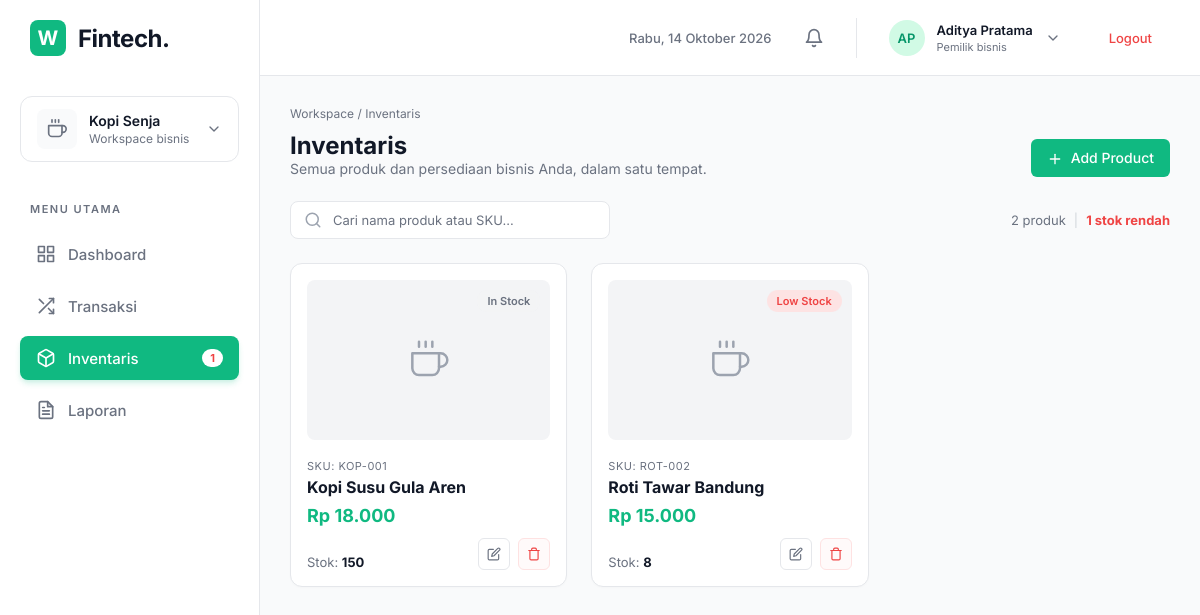
The page /inventaris.php (signed in) on the database its author committed.
### tables this page shows
CREATE TABLE `inventaris` (
  `id` int(11) NOT NULL,
  `sku` varchar(20) NOT NULL,
  `nama_produk` varchar(100) NOT NULL,
  `harga` decimal(15,2) NOT NULL,
  `stok` int(11) NOT NULL
);

### inventaris.php (the view, shortened to what this page needs)
<?php include 'koneksi.php';
$search_query = isset($_GET['search']) ? $conn->real_escape_string($_GET['search']) : '';
$where_sql = "";
$res = $conn->query("SELECT * FROM inventaris $where_sql ORDER BY id ASC");
$total_produk = $res->num_rows;
$q_low = $conn->query("SELECT COUNT(*) as low_count FROM inventaris $where_sql " . ($where_sql == "" ? "WHERE" : "AND") . " stok < 10");
$low_stock_count_tampil = $q_low->fetch_assoc()['low_count'];
?>
<!DOCTYPE html>
<html lang="id">
<head>
    <link rel="stylesheet" href="style.css?v=<?= time(); ?>">
</head>
<body>
    <div class="app-layout">
        <?php include 'sidebar.php'; ?>
        <main class="main-content">
            <?php include 'header.php'; ?>
            <div class="content-body">
                <div class="breadcrumb">Workspace / Inventaris</div>
                <div class="page-header" style="margin-bottom: 24px;">
                    <div>
                        <h1>Inventaris</h1>
                        <p class="text-muted">Semua produk dan persediaan bisnis Anda, dalam satu tempat.</p>
                    </div>
                    <button class="btn-primary" onclick="document.getElementById('modalAddProduct').style.display='flex'">
                        <svg width="16" height="16" viewBox="0 0 24 24" fill="none" stroke="currentColor" stroke-width="2" stroke-linecap="round" stroke-linejoin="round" style="margin-right:4px; vertical-align:middle;"><line x1="12" y1="5" x2="12" y2="19"></line><line x1="5" y1="12" x2="19" y2="12"></line></svg>
                        Add Product
                    </button>
                </div>
                <form method="GET" action="inventaris.php" id="searchForm">
                    <div class="inventory-toolbar">
                        <div class="search-box">
                            <input type="text" name="search" placeholder="Cari nama produk atau SKU..." value="<?= htmlspecialchars($search_query) ?>" onchange="document.getElementById('searchForm').submit();">
                        </div>
                        <div class="inventory-stats">
                            <span class="text-muted"><?= $total_produk ?> produk</span>
                            <span style="color: #d1d5db;">|</span>
                            <span class="text-red font-bold"><?= $low_stock_count_tampil ?> stok rendah</span>
                        </div>
                    </div>
                </form>
                <div class="inventory-grid">
                    <?php
                    if ($total_produk > 0) {
                        while($row = $res->fetch_assoc()):
                            $isLow = $row['stok'] < 10;
                            $badgeHTML = $isLow ? '<span class="img-badge badge-red">Low Stock</span>' : '<span class="img-badge badge-gray">In Stock</span>';
                    ?>
                    <div class="card product-card">
                        <div class="product-img">
                            <?= $badgeHTML ?>
                            <div class="img-placeholder">
                            </div>
                        </div>
                        <div class="product-info">
                            <span class="text-muted" style="font-size:11px; text-transform:uppercase; letter-spacing: 0.5px;">SKU: <?= $row['sku'] ?></span>
                            <h3 style="font-size:16px; margin: 4px 0 8px 0; color: var(--text-main);"><?= htmlspecialchars($row['nama_produk']) ?></h3>
                            <h2 style="font-size:18px; color: var(--primary); margin:0;">Rp <?= number_format($row['harga'], 0, ',', '.') ?></h2>
                            <div class="product-bottom">
                                <span class="text-muted" style="font-size:13px;">Stok: <strong style="color:var(--text-main);"><?= $row['stok'] ?></strong></span>
                                <div class="action-buttons">
                                    <button type="button" class="btn-icon outline-icon" onclick="openEditProductModal('<?= $row['id'] ?>', '<?= $row['sku'] ?>', '<?= htmlspecialchars($row['nama_produk'], ENT_QUOTES) ?>', '<?= $row['harga'] ?>', '<?= $row['stok'] ?>')" title="Edit">
                                        <svg width="14" height="14" viewBox="0 0 24 24" fill="none" stroke="currentColor" stroke-width="2" stroke-linecap="round" stroke-linejoin="round"><path d="M11 4H4a2 2 0 0 0-2 2v14a2 2 0 0 0 2 2h14a2 2 0 0 0 2-2v-7"></path><path d="M18.5 2.5a2.121 2.121 0 0 1 3 3L12 15l-4 1 1-4 9.5-9.5z"></path></svg>
                                    </button>
                                    <form method="POST" action="" style="display:inline-block;" onsubmit="return confirm('Apakah Anda yakin ingin menghapus produk ini?');">
                                        <button type="submit" name="hapus_produk" class="btn-icon outline-icon delete-icon" title="Hapus">
                                            <svg width="14" height="14" viewBox="0 0 24 24" fill="none" stroke="currentColor" stroke-width="2" stroke-linecap="round" stroke-linejoin="round"><polyline points="3 6 5 6 21 6"></polyline><path d="M19 6v14a2 2 0 0 1-2 2H7a2 2 0 0 1-2-2V6m3 0V4a2 2 0 0 1 2-2h4a2 2 0 0 1 2 2v2"></path></svg>
                                        </button>
                                    </form>
                                </div>
                            </div>
                        </div>
                    </div>
                    <?php
                        endwhile;
                    } else {
                        echo "<p class='text-muted' style='grid-column: 1 / -1;'>Tidak ada produk ditemukan.</p>";
                    }
                    ?>
                </div>
            </div>
        </main>
    </div>
</body>
</html>

### style.css (style rules this page uses)
:root { --primary: #10b981; --primary-light: #d1fae5; --primary-dark: #059669; --bg-main: #f9fafb; --bg-card: #ffffff; --text-main: #111827; --text-muted: #6b7280; --border: #e5e7eb; --red: #ef4444; --red-light: #fee2e2; --orange: #f59e0b; --orange-light: #fef3c7; }
* { margin: 0; padding: 0; box-sizing: border-box; font-family: "Inter", sans-serif; }
body { background-color: var(--bg-main); color: var(--text-main); font-size: 14px; }
.app-layout { display: flex; height: 100vh; overflow: hidden; }
.main-content { flex: 1; display: flex; flex-direction: column; overflow-y: auto; }
.content-body { padding: 30px; max-width: 1200px; margin: 0 auto; width: 100%; }
.breadcrumb { font-size: 12px; color: var(--text-muted); margin-bottom: 10px; }
.page-header { display: flex; justify-content: space-between; align-items: flex-end; margin-bottom: 5px; }
.page-header h1 { font-size: 24px; color: var(--text-main); }
.btn-primary { background: var(--primary); color: #fff; border: none; padding: 10px 16px; border-radius: 6px; font-weight: 500; cursor: pointer; font-size: 14px; }
.card { background: var(--bg-card); border: 1px solid var(--border); border-radius: 12px; padding: 20px; box-shadow: 0 1px 2px rgba(0, 0, 0, 0.02); }
.text-red { color: var(--red); }
.text-muted { color: var(--text-muted); }
.font-bold { font-weight: 600; }
.font-bold { font-weight: 700; }
.badge-red { background: var(--red-light); color: var(--red); }
.badge-gray { background: #f3f4f6; color: var(--text-muted); }
.btn-icon { background: transparent; border: none; font-size: 16px; color: var(--text-muted); cursor: pointer; margin: 0 4px; transition: color 0.2s; padding: 4px; border-radius: 4px; }
.inventory-toolbar { display: flex; justify-content: space-between; align-items: center; margin-bottom: 24px; }
.search-box { position: relative; width: 320px; }
.search-box input { width: 100%; padding: 10px 14px 10px 42px; border: 1px solid var(--border); border-radius: 8px; outline: none; font-size: 13px; color: var(--text-main); background: #fff; font-family: "Inter", sans-serif; }
.search-box input::placeholder { color: var(--text-muted); }
.inventory-stats { font-size: 13px; display: flex; align-items: center; gap: 8px; }
.inventory-grid { display: grid; grid-template-columns: repeat(3, 1fr); gap: 24px; }
.product-card { padding: 16px; border-radius: 12px; }
.product-img { background: #f3f4f6; height: 160px; border-radius: 8px; margin-bottom: 16px; position: relative; overflow: hidden; }
.img-badge { position: absolute; top: 10px; right: 10px; z-index: 2; padding: 4px 10px; border-radius: 20px; font-size: 11px; font-weight: 600; }
.img-badge.badge-red { background: rgba(254, 226, 226, 0.9); color: var(--red); backdrop-filter: blur(2px); }
.img-badge.badge-gray { background: rgba(243, 244, 246, 0.9); color: var(--text-muted); backdrop-filter: blur(2px); }
.img-placeholder { position: absolute; top: 50%; left: 50%; transform: translate(-50%, -50%); display: flex; align-items: center; justify-content: center; }
.product-info h3 { font-size: 15px; margin: 5px 0; }
.product-bottom { display: flex; justify-content: space-between; align-items: flex-end; margin-top: 12px; }
.action-buttons { display: flex; gap: 8px; }
.outline-icon { border: 1px solid var(--border); border-radius: 6px; width: 32px; height: 32px; display: flex; align-items: center; justify-content: center; background: #fff; margin: 0; padding: 0; }
.delete-icon { color: var(--red); border-color: var(--red-light); background: #fffafa; }

### rows shown on the page
inventaris: shows "In Stock", sku "KOP-001", nama_produk "Kopi Susu Gula Aren", harga "18.000", stok "150"
inventaris: shows "Low Stock", sku "ROT-002", nama_produk "Roti Tawar Bandung", harga "15.000", stok "8"

### other values the page prints
$low_stock_count "1"
$_SESSION['nama_lengkap'] "Aditya Pratama"
$total_produk "2"
$low_stock_count_tampil "1"
